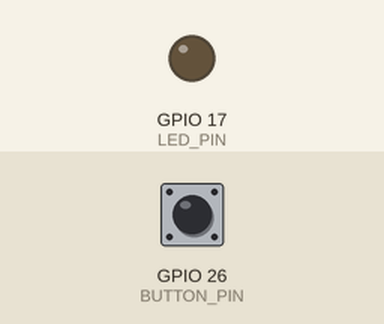
Recording of a program running on a simulated Raspberry Pi (BCM pin numbers). Shown: output pins drawn as LEDs (lit = HIGH). The test bench sets the inputs (shaded band); at power-on: GPIO 26 (BUTTON_PIN) LOW.

Above: at 1.2 s.
1.3 s: GPIO 26 (BUTTON_PIN) pulled HIGH for 0.15 s
At 1.37 s:
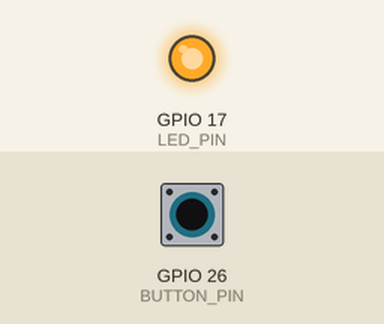
2.9 s: GPIO 26 (BUTTON_PIN) pulled HIGH for 3.2 s
At 7.3 s:
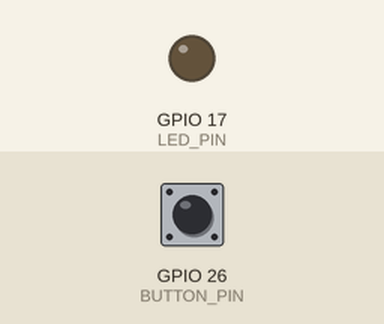
Timing chart, 0 to 8.8 s (numbered marks = the images above; inputs shaded):
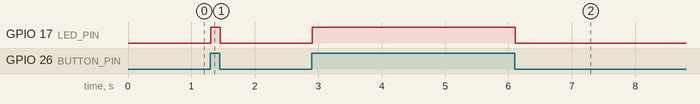

Measured:
- after the input at 1.3 s, GPIO 17 (LED_PIN): LOW → HIGH at once, → LOW 0.15 s later
- after the input at 2.9 s, GPIO 17 (LED_PIN): LOW → HIGH at once, → LOW 3.2 s later

The program:

Push_button_led_blink.py
```python
#Using RPIGPIO module for this project
import RPi.GPIO as GPIO
import time

#Assign variable with GPIO PIN 17 and PIN 26
LED_PIN =17
BUTTON_PIN = 26

#Using BCM mode (use the name of GPIO pin rather than the PIN number 1-40 on Pi)
GPIO.setmode(GPIO.BCM)
#Setup channel for the variables. Led for output, Button for input.
GPIO.setup(LED_PIN, GPIO.OUT)
GPIO.setup(BUTTON_PIN, GPIO.IN)

while True:
    #If the button is pressed (1) then LED blink
    if GPIO.input(BUTTON_PIN) == GPIO.HIGH:
        GPIO.output(LED_PIN, GPIO.HIGH)
    #If the button is not pressed (0) then LED turn off
    else:
        GPIO.output(LED_PIN, GPIO.LOW)
    time.sleep(0.01)

GPIO.cleanup()
```
